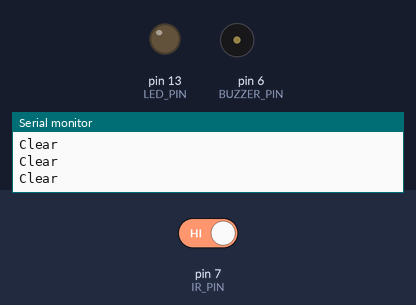
A sketch run on a simulated Arduino Uno, built with avr-gcc and run on an emulated ATmega328P. Parts: output pins drawn as LEDs (lit = HIGH), buzzer (waves = sounding), the last lines printed to the serial monitor. Inputs (shaded band) come from the test bench; at power-on: pin 7 (IR_PIN) HIGH.

Above: at 1.2 s.
1.3 s: pin 7 (IR_PIN) driven LOW
At 2.0 s:
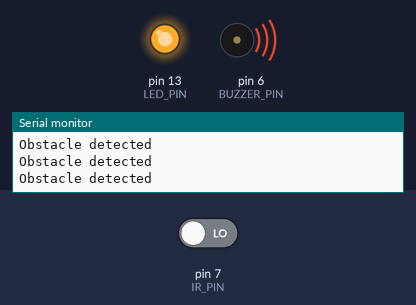
2.8 s: pin 7 (IR_PIN) driven HIGH
At 3.3 s:
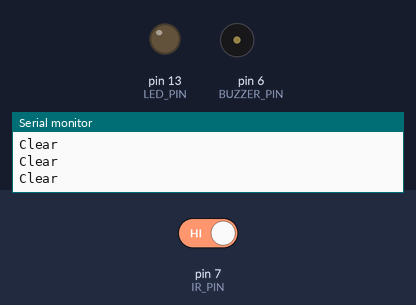
Timing chart, 0 to 5.8 s (numbered marks = the images above; inputs shaded):
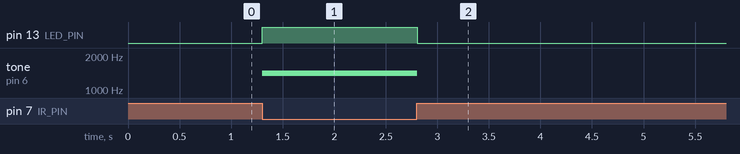

The sketch:

02_ir_obstacle_alarm.ino
```cpp
const int IR_PIN = 7;
const int BUZZER_PIN = 6;
const int LED_PIN = 13;

void setup() {
  pinMode(IR_PIN, INPUT);
  pinMode(BUZZER_PIN, OUTPUT);
  pinMode(LED_PIN, OUTPUT);
  Serial.begin(9600);
}

void loop() {
  int obstacle = digitalRead(IR_PIN); // often LOW = obstacle, depends on module

  if (obstacle == LOW) {
    digitalWrite(LED_PIN, HIGH);
    tone(BUZZER_PIN, 1400);
    Serial.println("Obstacle detected");
  } else {
    digitalWrite(LED_PIN, LOW);
    noTone(BUZZER_PIN);
    Serial.println("Clear");
  }

  delay(100);
}
```

Measured:
- after the input at 1.3 s, pin 13 (LED_PIN): LOW → HIGH at once; tone on pin 6 (BUZZER_PIN): silent → 1400 Hz at once
- after the input at 2.8 s, pin 13 (LED_PIN): HIGH → LOW at once; tone on pin 6 (BUZZER_PIN): 1400 Hz → silent at once
